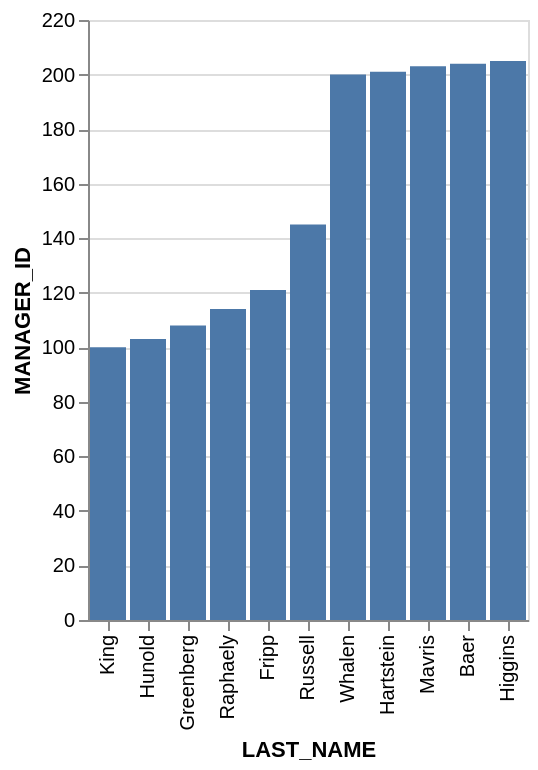

Describe this chart as a Vega-Lite specification.
### Vega-Lite specification from a JSON file in a GitHub repository (floating-point values rounded to 4 significant figures)
{"data": {"values": [{"x_data": "King", "y_data": 100}, {"x_data": "Hunold", "y_data": 103}, {"x_data": "Greenberg", "y_data": 108}, {"x_data": "Raphaely", "y_data": 114}, {"x_data": "Fripp", "y_data": 121}, {"x_data": "Russell", "y_data": 145}, {"x_data": "Whalen", "y_data": 200}, {"x_data": "Hartstein", "y_data": 201}, {"x_data": "Mavris", "y_data": 203}, {"x_data": "Baer", "y_data": 204}, {"x_data": "Higgins", "y_data": 205}]}, "mark": "bar", "encoding": {"x": {"field": "x_data", "type": "nominal", "title": "LAST_NAME", "sort": {"op": "sum", "field": "y_data", "order": "ascending"}}, "y": {"field": "y_data", "type": "quantitative", "title": "MANAGER_ID"}}}
